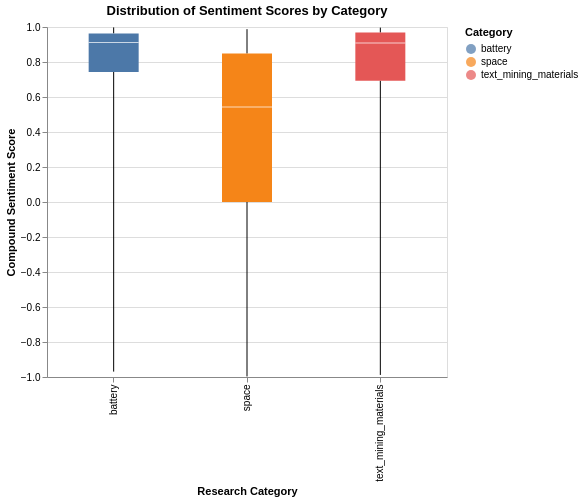

The code cell stored with this chart in its notebook:
### Markdown cell above
Battery and text mining materials papers score significantly higher in sentiment (0.751 and 0.724, respectively) compared to space papers (0.351). Battery researchers frequently use confident, achievement-oriented language to report performance improvements, while space engineering papers adopt a more cautious, risk-aware tone — regularly discussing system anomalies, radiation hazards, and orbital debris. This reveals meaningful rhetorical differences between scientific communities beyond just topical differences, and is consistent with Tshitoyan et al.'s observation that scientific abstracts tend to emphasize positive relationships.

### Code cell
# --- Chart: Box Plot of Compound Scores by Category ---
# Box plots show the full distribution, not just the mean

chart_box = alt.Chart(sentiment_df).mark_boxplot(extent='min-max', size=50).encode(
    x=alt.X('category:N', title='Research Category'),
    y=alt.Y('compound:Q', title='Compound Sentiment Score'),
    color=alt.Color('category:N', legend=alt.Legend(title='Category')),
    tooltip=['category', 'compound']
).properties(
    title='Distribution of Sentiment Scores by Category',
    width=400,
    height=350
)

chart_box

### Figure 1 — Vega specification as saved in the notebook (floating-point values rounded to 4 significant figures)
{"$schema": "https://vega.github.io/schema/vega/v5.json", "data": [{"name": "source_0"}, {"name": "data_0", "values": [{"category": "space", "lower_box_compound": 0.0, "lower_whisker_compound": -0.9969, "mid_box_compound": 0.5423, "upper_box_compound": 0.8481, "upper_whisker_compound": 0.9876}, {"category": "text_mining_materials", "lower_box_compound": 0.6935, "lower_whisker_compound": -0.9883, "mid_box_compound": 0.9081, "upper_box_compound": 0.9682, "upper_whisker_compound": 0.9965}, {"category": "battery", "lower_box_compound": 0.743, "lower_whisker_compound": -0.9692, "mid_box_compound": 0.9118, "upper_box_compound": 0.9634, "upper_whisker_compound": 0.9976}]}, {"name": "data_1", "values": [{"category": "space", "lower_box_compound": 0.0, "lower_whisker_compound": -0.9969, "mid_box_compound": 0.5423, "upper_box_compound": 0.8481, "upper_whisker_compound": 0.9876}, {"category": "text_mining_materials", "lower_box_compound": 0.6935, "lower_whisker_compound": -0.9883, "mid_box_compound": 0.9081, "upper_box_compound": 0.9682, "upper_whisker_compound": 0.9965}, {"category": "battery", "lower_box_compound": 0.743, "lower_whisker_compound": -0.9692, "mid_box_compound": 0.9118, "upper_box_compound": 0.9634, "upper_whisker_compound": 0.9976}]}, {"name": "data_2", "values": [{"category": "space", "lower_box_compound": 0.0, "lower_whisker_compound": -0.9969, "mid_box_compound": 0.5423, "upper_box_compound": 0.8481, "upper_whisker_compound": 0.9876}, {"category": "text_mining_materials", "lower_box_compound": 0.6935, "lower_whisker_compound": -0.9883, "mid_box_compound": 0.9081, "upper_box_compound": 0.9682, "upper_whisker_compound": 0.9965}, {"category": "battery", "lower_box_compound": 0.743, "lower_whisker_compound": -0.9692, "mid_box_compound": 0.9118, "upper_box_compound": 0.9634, "upper_whisker_compound": 0.9976}]}, {"name": "data_3", "values": [{"category": "space", "lower_box_compound": 0.0, "lower_whisker_compound": -0.9969, "mid_box_compound": 0.5423, "upper_box_compound": 0.8481, "upper_whisker_compound": 0.9876}, {"category": "text_mining_materials", "lower_box_compound": 0.6935, "lower_whisker_compound": -0.9883, "mid_box_compound": 0.9081, "upper_box_compound": 0.9682, "upper_whisker_compound": 0.9965}, {"category": "battery", "lower_box_compound": 0.743, "lower_whisker_compound": -0.9692, "mid_box_compound": 0.9118, "upper_box_compound": 0.9634, "upper_whisker_compound": 0.9976}]}, {"name": "data_0_x_domain_category_0", "values": [{"category": "space"}, {"category": "text_mining_materials"}, {"category": "battery"}]}, {"name": "data_1_x_domain_category_1", "values": [{"category": "space"}, {"category": "text_mining_materials"}, {"category": "battery"}]}, {"name": "data_2_x_domain_category_2", "values": [{"category": "space"}, {"category": "text_mining_materials"}, {"category": "battery"}]}, {"name": "data_3_x_domain_category_3", "values": [{"category": "space"}, {"category": "text_mining_materials"}, {"category": "battery"}]}, {"name": "data_2_color_domain_category_0", "values": [{"category": "space"}, {"category": "text_mining_materials"}, {"category": "battery"}]}, {"name": "data_3_color_domain_category_1", "values": [{"category": "space"}, {"category": "text_mining_materials"}, {"category": "battery"}]}], "marks": [{"type": "rule", "name": "layer_0_marks", "from": {"data": "data_0"}, "encode": {"update": {"tooltip": {"signal": "{\"Max of Compound Sentiment Score\": format(datum[\"upper_whisker_compound\"], \"\"), \"Q3 of Compound Sentiment Score\": format(datum[\"upper_box_compound\"], \"\"), \"Median of Compound Sentiment Score\": format(datum[\"mid_box_compound\"], \"\"), \"Q1 of Compound Sentiment Score\": format(datum[\"lower_box_compound\"], \"\"), \"Min of Compound Sentiment Score\": format(datum[\"lower_whisker_compound\"], \"\"), \"category\": isValid(datum[\"category\"]) ? datum[\"category\"] : \"\"+datum[\"category\"], \"Research Category\": isValid(datum[\"category\"]) ? datum[\"category\"] : \"\"+datum[\"category\"]}"}, "stroke": {"value": "black"}, "x": {"field": "category", "scale": "x", "band": 0.5}, "y": {"field": "lower_whisker_compound", "scale": "y"}, "y2": {"field": "lower_box_compound", "scale": "y"}}}, "style": ["rule", "boxplot-rule"], "aria": false}, {"type": "rule", "name": "layer_1_marks", "from": {"data": "data_1"}, "encode": {"update": {"stroke": {"value": "black"}, "x": {"field": "category", "scale": "x", "band": 0.5}, "y": {"field": "upper_box_compound", "scale": "y"}, "y2": {"field": "upper_whisker_compound", "scale": "y"}, "tooltip": {"signal": "{\"Max of Compound Sentiment Score\": format(datum[\"upper_whisker_compound\"], \"\"), \"Q3 of Compound Sentiment Score\": format(datum[\"upper_box_compound\"], \"\"), \"Median of Compound Sentiment Score\": format(datum[\"mid_box_compound\"], \"\"), \"Q1 of Compound Sentiment Score\": format(datum[\"lower_box_compound\"], \"\"), \"Min of Compound Sentiment Score\": format(datum[\"lower_whisker_compound\"], \"\"), \"category\": isValid(datum[\"category\"]) ? datum[\"category\"] : \"\"+datum[\"category\"], \"Research Category\": isValid(datum[\"category\"]) ? datum[\"category\"] : \"\"+datum[\"category\"]}"}}}, "aria": false, "style": ["rule", "boxplot-rule"]}, {"type": "rect", "name": "layer_2_marks", "from": {"data": "data_2"}, "encode": {"update": {"tooltip": {"signal": "{\"Max of Compound Sentiment Score\": format(datum[\"upper_whisker_compound\"], \"\"), \"Q3 of Compound Sentiment Score\": format(datum[\"upper_box_compound\"], \"\"), \"Median of Compound Sentiment Score\": format(datum[\"mid_box_compound\"], \"\"), \"Q1 of Compound Sentiment Score\": format(datum[\"lower_box_compound\"], \"\"), \"Min of Compound Sentiment Score\": format(datum[\"lower_whisker_compound\"], \"\"), \"category\": isValid(datum[\"category\"]) ? datum[\"category\"] : \"\"+datum[\"category\"], \"Research Category\": isValid(datum[\"category\"]) ? datum[\"category\"] : \"\"+datum[\"category\"]}"}, "width": {"value": 50}, "y": {"field": "lower_box_compound", "scale": "y"}, "y2": {"field": "upper_box_compound", "scale": "y"}, "fill": {"field": "category", "scale": "color"}, "xc": {"field": "category", "scale": "x", "band": 0.5}}}, "style": ["bar", "boxplot-box"]}, {"type": "rect", "name": "layer_3_marks", "from": {"data": "data_3"}, "encode": {"update": {"width": {"value": 50}, "fill": [{"field": "category", "scale": "color", "test": "datum['lower_box_compound'] >= datum['upper_box_compound']"}, {"value": "white"}], "tooltip": {"signal": "{\"Max of Compound Sentiment Score\": format(datum[\"upper_whisker_compound\"], \"\"), \"Q3 of Compound Sentiment Score\": format(datum[\"upper_box_compound\"], \"\"), \"Median of Compound Sentiment Score\": format(datum[\"mid_box_compound\"], \"\"), \"Q1 of Compound Sentiment Score\": format(datum[\"lower_box_compound\"], \"\"), \"Min of Compound Sentiment Score\": format(datum[\"lower_whisker_compound\"], \"\"), \"category\": isValid(datum[\"category\"]) ? datum[\"category\"] : \"\"+datum[\"category\"], \"Research Category\": isValid(datum[\"category\"]) ? datum[\"category\"] : \"\"+datum[\"category\"]}"}, "xc": {"field": "category", "scale": "x", "band": 0.5}, "height": {"value": 1}, "yc": {"field": "mid_box_compound", "scale": "y"}, "opacity": {"value": 0.7}}}, "aria": false, "style": ["tick", "boxplot-median"]}], "scales": [{"name": "x", "type": "band", "domain": {"fields": [{"data": "data_0_x_domain_category_0", "field": "category"}, {"data": "data_1_x_domain_category_1", "field": "category"}, {"data": "data_2_x_domain_category_2", "field": "category"}, {"data": "data_3_x_domain_category_3", "field": "category"}], "sort": true}, "range": [0, {"signal": "width"}], "paddingInner": 0, "paddingOuter": 0}, {"name": "y", "type": "linear", "domain": {"fields": [{"data": "data_0", "field": "lower_whisker_compound"}, {"data": "data_0", "field": "lower_box_compound"}, {"data": "data_1", "field": "upper_box_compound"}, {"data": "data_1", "field": "upper_whisker_compound"}, {"data": "data_2", "field": "lower_box_compound"}, {"data": "data_2", "field": "upper_box_compound"}, {"data": "data_3", "field": "mid_box_compound"}]}, "range": [{"signal": "height"}, 0], "nice": true, "zero": true}, {"name": "color", "type": "ordinal", "domain": {"fields": [{"data": "data_2_color_domain_category_0", "field": "category"}, {"data": "data_3_color_domain_category_1", "field": "category"}], "sort": true}, "range": "category"}], "axes": [{"scale": "y", "gridScale": "x", "labels": false, "ticks": false, "minExtent": 0, "maxExtent": 0, "zindex": 0, "tickCount": {"signal": "ceil(height/40)"}, "domain": false, "grid": true, "aria": false, "orient": "left"}, {"scale": "x", "orient": "bottom", "labelBaseline": "middle", "grid": false, "labelAngle": 270, "title": "Research Category", "labelAlign": "right", "zindex": 0}, {"scale": "y", "labelOverlap": true, "tickCount": {"signal": "ceil(height/40)"}, "orient": "left", "zindex": 0, "grid": false, "title": "Compound Sentiment Score"}], "title": {"text": "Distribution of Sentiment Scores by Category", "frame": "group"}, "width": 400, "style": "cell", "height": 350, "padding": 5, "background": "white", "legends": [{"title": "Category", "fill": "color", "symbolType": "circle", "encode": {"symbols": {"update": {"opacity": {"value": 0.7}}}}}]}
